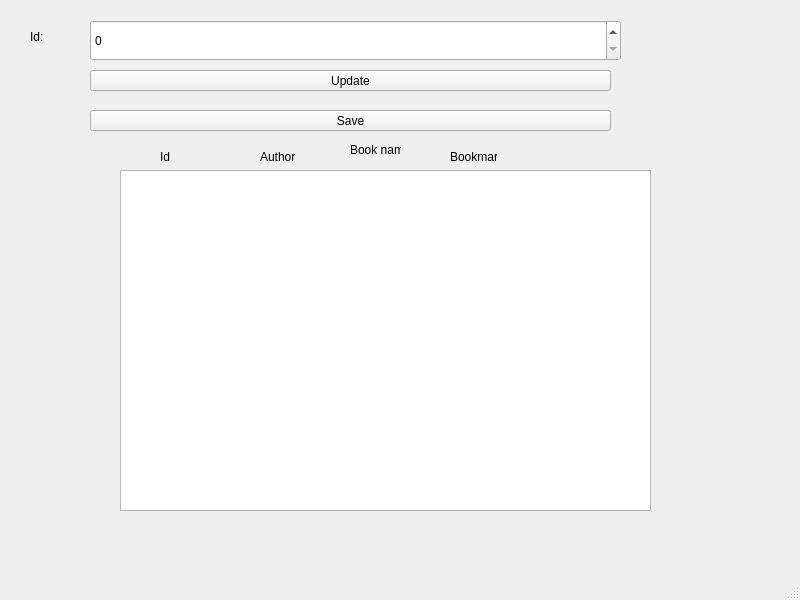
<?xml version="1.0" encoding="UTF-8"?>
<ui version="4.0">
 <class>MainWindow</class>
 <widget class="QMainWindow" name="MainWindow">
  <property name="geometry">
   <rect>
    <x>0</x>
    <y>0</y>
    <width>800</width>
    <height>600</height>
   </rect>
  </property>
  <property name="windowTitle">
   <string>MainWindow</string>
  </property>
  <widget class="QWidget" name="centralwidget">
   <widget class="QSpinBox" name="spinBox">
    <property name="geometry">
     <rect>
      <x>90</x>
      <y>20</y>
      <width>531</width>
      <height>41</height>
     </rect>
    </property>
   </widget>
   <widget class="QPushButton" name="pushButton">
    <property name="geometry">
     <rect>
      <x>90</x>
      <y>70</y>
      <width>521</width>
      <height>21</height>
     </rect>
    </property>
    <property name="text">
     <string>Update</string>
    </property>
   </widget>
   <widget class="QPushButton" name="pushButton_2">
    <property name="geometry">
     <rect>
      <x>90</x>
      <y>110</y>
      <width>521</width>
      <height>21</height>
     </rect>
    </property>
    <property name="text">
     <string>Save</string>
    </property>
   </widget>
   <widget class="QTableWidget" name="tableWidget">
    <property name="geometry">
     <rect>
      <x>120</x>
      <y>170</y>
      <width>531</width>
      <height>341</height>
     </rect>
    </property>
   </widget>
   <widget class="QLabel" name="label">
    <property name="geometry">
     <rect>
      <x>30</x>
      <y>30</y>
      <width>47</width>
      <height>13</height>
     </rect>
    </property>
    <property name="text">
     <string>Id:</string>
    </property>
   </widget>
   <widget class="QLabel" name="label_2">
    <property name="geometry">
     <rect>
      <x>160</x>
      <y>150</y>
      <width>47</width>
      <height>13</height>
     </rect>
    </property>
    <property name="text">
     <string>Id</string>
    </property>
   </widget>
   <widget class="QLabel" name="label_3">
    <property name="geometry">
     <rect>
      <x>260</x>
      <y>150</y>
      <width>47</width>
      <height>13</height>
     </rect>
    </property>
    <property name="text">
     <string>Author</string>
    </property>
   </widget>
   <widget class="QLabel" name="label_4">
    <property name="geometry">
     <rect>
      <x>350</x>
      <y>140</y>
      <width>51</width>
      <height>20</height>
     </rect>
    </property>
    <property name="text">
     <string>Book name</string>
    </property>
   </widget>
   <widget class="QLabel" name="label_5">
    <property name="geometry">
     <rect>
      <x>450</x>
      <y>150</y>
      <width>47</width>
      <height>13</height>
     </rect>
    </property>
    <property name="text">
     <string>Bookmark</string>
    </property>
   </widget>
  </widget>
  <widget class="QMenuBar" name="menubar">
   <property name="geometry">
    <rect>
     <x>0</x>
     <y>0</y>
     <width>800</width>
     <height>21</height>
    </rect>
   </property>
  </widget>
  <widget class="QStatusBar" name="statusbar"/>
 </widget>
 <resources/>
 <connections/>
</ui>
